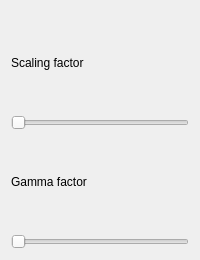
                <widget class="QWidget" name="log">
                 <layout class="QVBoxLayout" name="verticalLayout_34">
                  <item>
                   <layout class="QVBoxLayout" name="log_layout">
                    <property name="spacing">
                     <number>45</number>
                    </property>
                    <property name="topMargin">
                     <number>45</number>
                    </property>
                    <item>
                     <widget class="QLabel" name="label_4">
                      <property name="text">
                       <string>Scaling factor</string>
                      </property>
                     </widget>
                    </item>
                    <item>
                     <widget class="QSlider" name="scale_factor">
                      <property name="maximum">
                       <number>1</number>
                      </property>
                      <property name="orientation">
                       <enum>Qt::Horizontal</enum>
                      </property>
                     </widget>
                    </item>
                    <item>
                     <widget class="QLabel" name="label_24">
                      <property name="text">
                       <string>Gamma factor</string>
                      </property>
                     </widget>
                    </item>
                    <item>
                     <widget class="QSlider" name="gamma_factor">
                      <property name="maximum">
                       <number>1</number>
                      </property>
                      <property name="orientation">
                       <enum>Qt::Horizontal</enum>
                      </property>
                     </widget>
                    </item>
                   </layout>
                  </item>
                 </layout>
                </widget>
